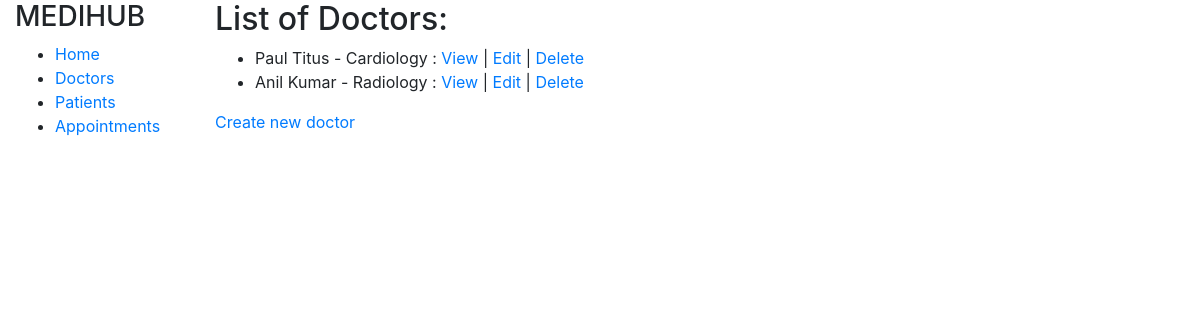
Before: /hospital/doctors/ with the older database file.
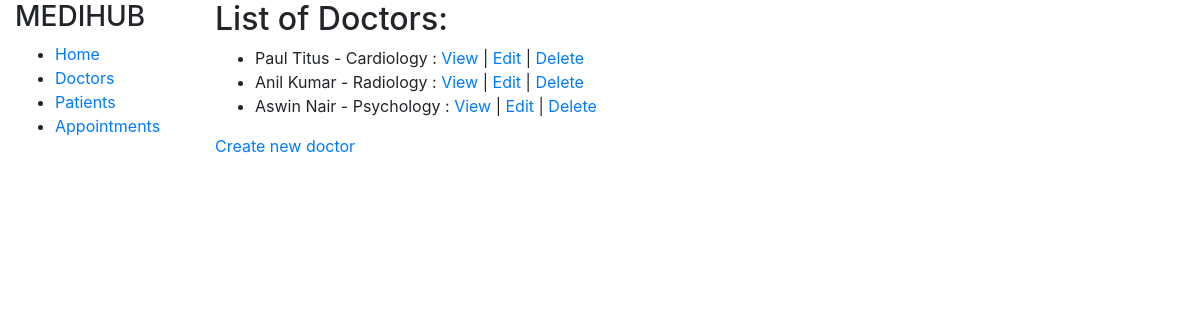
After: the same page with the newer database file.
### hospital/models.py (models this page shows)
class Doctor(models.Model):
    GENDER_CHOICES = [
        ('M', 'Male'),
        ('F', 'Female'),
        ('X', 'Other'),
    ]
    user = models.OneToOneField(User, on_delete=models.CASCADE, null=True, blank=True)
    first_name = models.CharField(max_length=50, null=True, blank=True)
    last_name = models.CharField(max_length=50, null=True, blank=True)
    gender = models.CharField(max_length=1, choices=GENDER_CHOICES, null=True, blank=True)
    dob = models.DateField(null=True, blank=True)
    department = models.CharField(max_length=50, null=True, blank=True)
    phone = models.CharField(max_length=10, null=True, blank=True)
    address = models.TextField(max_length=400, null=True, blank=True)
    email = models.CharField(max_length=100, null=True, blank=True)
    salary_in_rs = models.IntegerField(null=True, blank=True)
    schedule = models.TextField(max_length=1000, null=True, blank=True)
    def __str__(self):
        return f'{self.first_name} {self.last_name} - {self.department}'

### hospital/views.py (the view)
# urls.py: path('doctors/', views.doctorListView, name='doctor-list'),
def doctorListView(request):
    doctorList = Doctor.objects.all()
    context = {
        'list_of_doctors': doctorList,
    }
    return render(request, 'hospital/doctor_list.html', context)

### hospital/templates/hospital/doctor_list.html
{% extends 'hospital/base.html' %}
{% block content %}
<h2>List of Doctors:</h2>
<ul>
    {% for doctor in list_of_doctors %}
    <li>{{doctor}} :
        <a href="{% url 'doctor-detail' doctor.id %}">View</a> |
        <a href="{% url 'edit-doctor' doctor.id %}">Edit</a> |
        <a href="{% url 'delete-doctor' doctor.id %}">Delete</a>
    </li>
    {% endfor %}
</ul>
<p><a href="{% url 'create-doctor' %}">Create new doctor</a></p>
{% endblock %}

Changed rows visible on the page:
added Doctor: first_name+last_name+department "Aswin Nair - Psychology"
